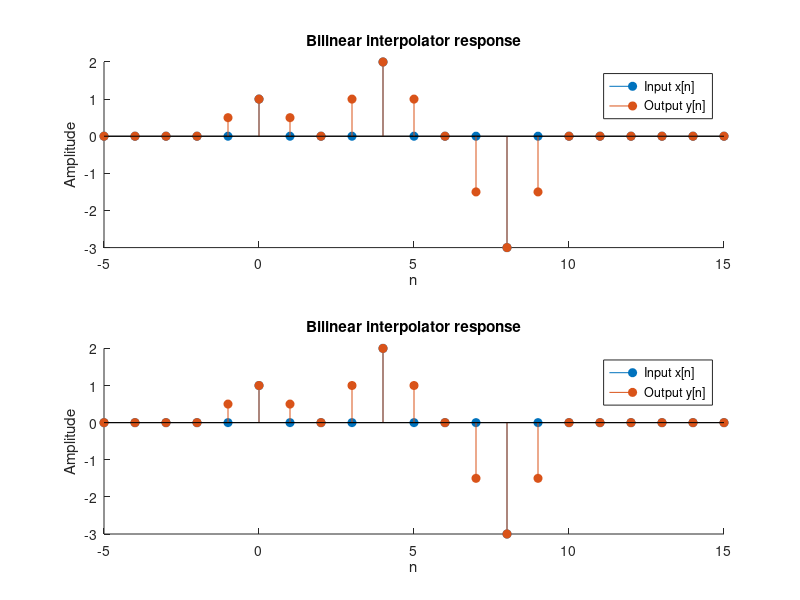

Write the MATLAB code that produced this figure.
%% Experiment - 2
% Example - 2
clc;
clear;
figure;

%% Without using inbuilt function
n = -5 : 15;  % Discrete time index
x = [n == 0] + 2 * [n == 4] - 3 * [n == 8];  % Input signal
x1 = [0 0 x];  % x[n-1]
x2 = [0 x 0];  % x[n]
x3 = [x 0 0];  % x[n+1]
y = x2 + (x1 + x3) / 2;
y(1) = []; y(end) = [];

subplot(211)
hold on;
stem(n, x, 'filled')
stem(n, y, 'filled')
hold off;
title('Bilinear interpolator response')
legend('Input x[n]', 'Output y[n]')
xlabel('n')
ylabel('Amplitude')

%% With using inbuilt function
n = -5 : 15;  % Discrete time index
x = [n == 0] + 2 * [n == 4] - 3 * [n == 8];  % Input signal
y = filter([1/2, 1, 1/2], [1], x);
y(end+1) = 0;
y = y(2:end);  % Left shift

subplot(212)
hold on;
stem(n, x, 'filled')
stem(n, y, 'filled')
hold off;
title('Bilinear interpolator response')
legend('Input x[n]', 'Output y[n]')
xlabel('n')
ylabel('Amplitude')
